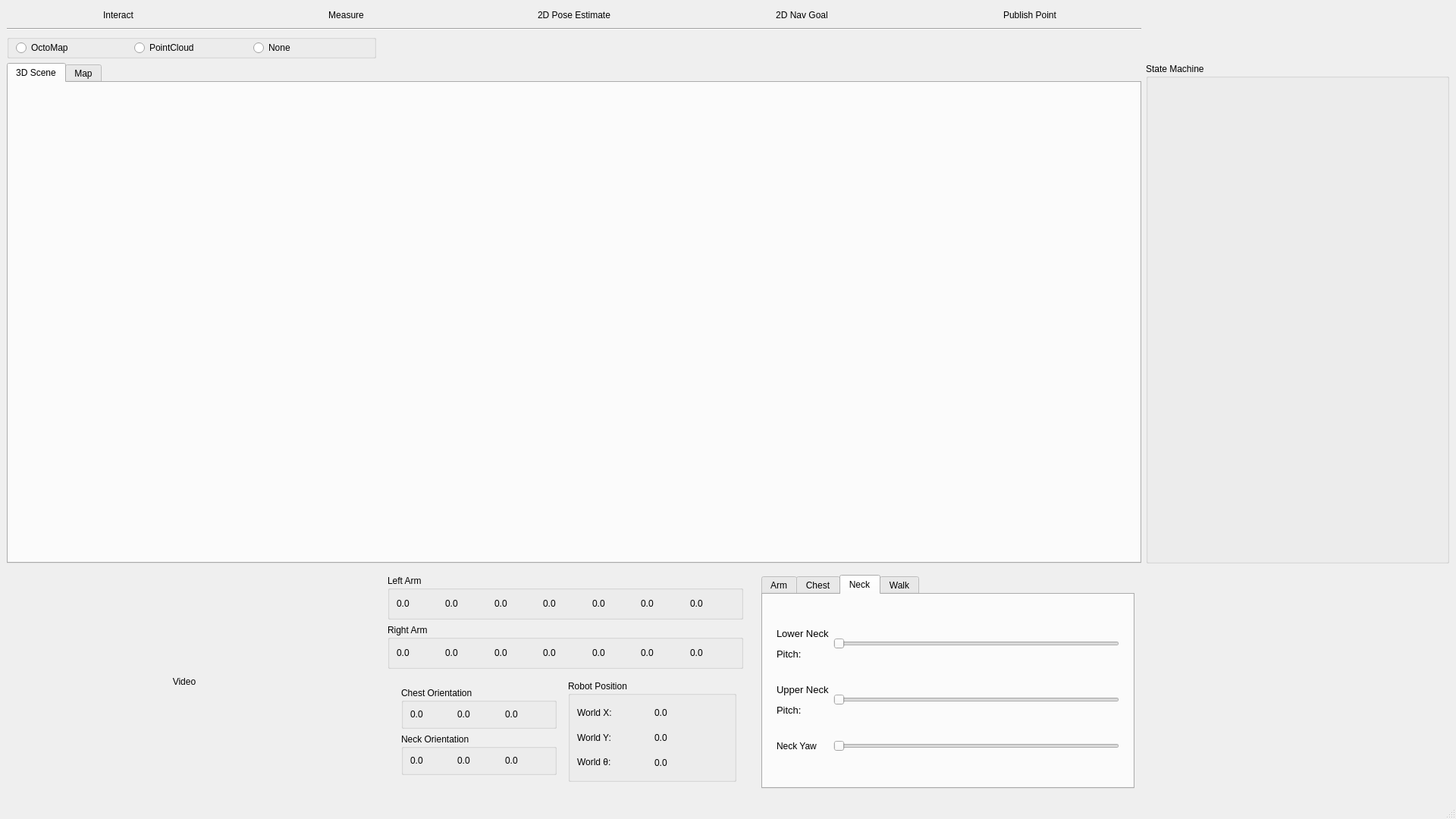
<?xml version="1.0" encoding="UTF-8"?>
<ui version="4.0">
 <class>ValkyrieGUI</class>
 <widget class="QMainWindow" name="ValkyrieGUI">
  <property name="windowModality">
   <enum>Qt::ApplicationModal</enum>
  </property>
  <property name="geometry">
   <rect>
    <x>0</x>
    <y>0</y>
    <width>1920</width>
    <height>1080</height>
   </rect>
  </property>
  <property name="windowTitle">
   <string>MainWindow</string>
  </property>
  <widget class="QWidget" name="centralwidget">
   <layout class="QGridLayout" name="gridLayout">
    <item row="5" column="0">
     <widget class="QWidget" name="gb_livevideo" native="true">
      <property name="minimumSize">
       <size>
        <width>450</width>
        <height>250</height>
       </size>
      </property>
      <layout class="QGridLayout" name="gridLayout_3">
       <item row="1" column="1" rowspan="2" colspan="2">
        <widget class="QWidget" name="widget_2" native="true">
         <property name="maximumSize">
          <size>
           <width>450</width>
           <height>16777215</height>
          </size>
         </property>
         <layout class="QGridLayout" name="livevideo_layout">
          <item row="0" column="0">
           <widget class="QLabel" name="liveVideoLabel">
            <property name="text">
             <string>Video</string>
            </property>
            <property name="alignment">
             <set>Qt::AlignCenter</set>
            </property>
           </widget>
          </item>
         </layout>
        </widget>
       </item>
      </layout>
     </widget>
    </item>
    <item row="1" column="0" colspan="3">
     <widget class="Line" name="line_2">
      <property name="orientation">
       <enum>Qt::Horizontal</enum>
      </property>
     </widget>
    </item>
    <item row="3" column="0">
     <widget class="QGroupBox" name="widgetvisualization">
      <property name="title">
       <string/>
      </property>
      <layout class="QGridLayout" name="gridLayout_10">
       <property name="topMargin">
        <number>0</number>
       </property>
       <property name="bottomMargin">
        <number>0</number>
       </property>
       <item row="0" column="1">
        <widget class="QRadioButton" name="radioBtnPointcloud">
         <property name="text">
          <string>PointCloud</string>
         </property>
         <attribute name="buttonGroup">
          <string notr="true">btnGroupDisplays</string>
         </attribute>
        </widget>
       </item>
       <item row="0" column="2">
        <widget class="QRadioButton" name="radioBtnNone">
         <property name="text">
          <string>None</string>
         </property>
         <attribute name="buttonGroup">
          <string notr="true">btnGroupDisplays</string>
         </attribute>
        </widget>
       </item>
       <item row="0" column="0">
        <widget class="QRadioButton" name="radioBtnOctomap">
         <property name="text">
          <string>OctoMap</string>
         </property>
         <attribute name="buttonGroup">
          <string notr="true">btnGroupDisplays</string>
         </attribute>
        </widget>
       </item>
      </layout>
     </widget>
    </item>
    <item row="0" column="0" colspan="3">
     <layout class="QHBoxLayout" name="horizontalLayout_2">
      <item>
       <widget class="QPushButton" name="btnRvizInteract">
        <property name="text">
         <string>Interact</string>
        </property>
        <property name="flat">
         <bool>true</bool>
        </property>
        <attribute name="buttonGroup">
         <string notr="true">btnGroupRvizTools</string>
        </attribute>
       </widget>
      </item>
      <item>
       <widget class="QPushButton" name="btnRvizMeasure">
        <property name="text">
         <string>Measure</string>
        </property>
        <property name="flat">
         <bool>true</bool>
        </property>
        <attribute name="buttonGroup">
         <string notr="true">btnGroupRvizTools</string>
        </attribute>
       </widget>
      </item>
      <item>
       <widget class="QPushButton" name="btnRvizPoseEstimate">
        <property name="text">
         <string>2D Pose Estimate</string>
        </property>
        <property name="flat">
         <bool>true</bool>
        </property>
        <attribute name="buttonGroup">
         <string notr="true">btnGroupRvizTools</string>
        </attribute>
       </widget>
      </item>
      <item>
       <widget class="QPushButton" name="btnRvizNavGoal">
        <property name="text">
         <string>2D Nav Goal</string>
        </property>
        <property name="flat">
         <bool>true</bool>
        </property>
        <attribute name="buttonGroup">
         <string notr="true">btnGroupRvizTools</string>
        </attribute>
       </widget>
      </item>
      <item>
       <widget class="QPushButton" name="btnRvizPublishPoint">
        <property name="text">
         <string>Publish Point</string>
        </property>
        <property name="flat">
         <bool>true</bool>
        </property>
        <attribute name="buttonGroup">
         <string notr="true">btnGroupRvizTools</string>
        </attribute>
       </widget>
      </item>
     </layout>
    </item>
    <item row="5" column="2">
     <widget class="QWidget" name="gb_keyctrl" native="true">
      <property name="sizePolicy">
       <sizepolicy hsizetype="Expanding" vsizetype="Expanding">
        <horstretch>0</horstretch>
        <verstretch>0</verstretch>
       </sizepolicy>
      </property>
      <property name="maximumSize">
       <size>
        <width>510</width>
        <height>300</height>
       </size>
      </property>
      <layout class="QGridLayout" name="gridLayout_2">
       <item row="0" column="0">
        <widget class="QTabWidget" name="controlTabs">
         <property name="maximumSize">
          <size>
           <width>500</width>
           <height>290</height>
          </size>
         </property>
         <property name="currentIndex">
          <number>2</number>
         </property>
         <widget class="QWidget" name="tabArm">
          <attribute name="title">
           <string>Arm</string>
          </attribute>
          <layout class="QHBoxLayout" name="horizontalLayout_4">
           <item>
            <widget class="QWidget" name="widget1" native="true">
             <layout class="QGridLayout" name="gridLayout_5">
              <property name="horizontalSpacing">
               <number>3</number>
              </property>
              <item row="0" column="3">
               <widget class="QPushButton" name="btnOpenHand">
                <property name="text">
                 <string>Open Hand</string>
                </property>
               </widget>
              </item>
              <item row="2" column="1" colspan="3">
               <widget class="QSlider" name="sliderElbow">
                <property name="orientation">
                 <enum>Qt::Horizontal</enum>
                </property>
               </widget>
              </item>
              <item row="0" column="0" colspan="2">
               <widget class="QWidget" name="btnGrpArmSide" native="true">
                <layout class="QHBoxLayout" name="horizontalLayout_7">
                 <item>
                  <widget class="QRadioButton" name="radioArmSideLeft">
                   <property name="text">
                    <string>Left</string>
                   </property>
                   <attribute name="buttonGroup">
                    <string notr="true">btnGroupArm</string>
                   </attribute>
                  </widget>
                 </item>
                 <item>
                  <widget class="QRadioButton" name="radioArmSideRight">
                   <property name="text">
                    <string>Right</string>
                   </property>
                   <attribute name="buttonGroup">
                    <string notr="true">btnGroupArm</string>
                   </attribute>
                  </widget>
                 </item>
                </layout>
               </widget>
              </item>
              <item row="2" column="0">
               <widget class="QLabel" name="label_18">
                <property name="text">
                 <string>Elbow</string>
                </property>
               </widget>
              </item>
              <item row="0" column="2">
               <widget class="QPushButton" name="btnCloseHand">
                <property name="text">
                 <string>Close Hand</string>
                </property>
               </widget>
              </item>
              <item row="1" column="0" colspan="4">
               <widget class="QToolBox" name="tabArmControl">
                <property name="minimumSize">
                 <size>
                  <width>0</width>
                  <height>0</height>
                 </size>
                </property>
                <property name="baseSize">
                 <size>
                  <width>323</width>
                  <height>112</height>
                 </size>
                </property>
                <property name="layoutDirection">
                 <enum>Qt::LeftToRight</enum>
                </property>
                <property name="autoFillBackground">
                 <bool>false</bool>
                </property>
                <property name="frameShape">
                 <enum>QFrame::StyledPanel</enum>
                </property>
                <property name="frameShadow">
                 <enum>QFrame::Raised</enum>
                </property>
                <widget class="QWidget" name="tabArmControlPage1">
                 <property name="geometry">
                  <rect>
                   <x>0</x>
                   <y>0</y>
                   <width>437</width>
                   <height>117</height>
                  </rect>
                 </property>
                 <attribute name="label">
                  <string>Shoulder</string>
                 </attribute>
                 <layout class="QGridLayout" name="gridLayout_6">
                  <item row="0" column="0">
                   <widget class="QLabel" name="label_14">
                    <property name="text">
                     <string>Shoulder Roll</string>
                    </property>
                   </widget>
                  </item>
                  <item row="0" column="1">
                   <widget class="QSlider" name="sliderShoulderRoll">
                    <property name="maximum">
                     <number>100</number>
                    </property>
                    <property name="orientation">
                     <enum>Qt::Horizontal</enum>
                    </property>
                   </widget>
                  </item>
                  <item row="1" column="0">
                   <widget class="QLabel" name="label_19">
                    <property name="text">
                     <string>Shoulder Pitch</string>
                    </property>
                   </widget>
                  </item>
                  <item row="1" column="1">
                   <widget class="QSlider" name="sliderShoulderPitch">
                    <property name="minimum">
                     <number>0</number>
                    </property>
                    <property name="maximum">
                     <number>100</number>
                    </property>
                    <property name="orientation">
                     <enum>Qt::Horizontal</enum>
                    </property>
                   </widget>
                  </item>
                  <item row="2" column="0">
                   <widget class="QLabel" name="label_20">
                    <property name="text">
                     <string>Shoulder Yaw</string>
                    </property>
                   </widget>
                  </item>
                  <item row="2" column="1">
                   <widget class="QSlider" name="sliderShoulderYaw">
                    <property name="minimum">
                     <number>0</number>
                    </property>
                    <property name="maximum">
                     <number>100</number>
                    </property>
                    <property name="orientation">
                     <enum>Qt::Horizontal</enum>
                    </property>
                   </widget>
                  </item>
                 </layout>
                </widget>
                <widget class="QWidget" name="tabArmControlPage2">
                 <property name="geometry">
                  <rect>
                   <x>0</x>
                   <y>0</y>
                   <width>112</width>
                   <height>117</height>
                  </rect>
                 </property>
                 <attribute name="label">
                  <string>Wrist</string>
                 </attribute>
                 <layout class="QGridLayout" name="gridLayout_8">
                  <item row="0" column="0">
                   <widget class="QLabel" name="label">
                    <property name="text">
                     <string>Wrist Roll</string>
                    </property>
                   </widget>
                  </item>
                  <item row="0" column="1">
                   <widget class="QSlider" name="sliderWristRoll">
                    <property name="orientation">
                     <enum>Qt::Horizontal</enum>
                    </property>
                   </widget>
                  </item>
                  <item row="2" column="0">
                   <widget class="QLabel" name="label_21">
                    <property name="text">
                     <string>Wrist Yaw</string>
                    </property>
                   </widget>
                  </item>
                  <item row="1" column="1">
                   <widget class="QSlider" name="sliderWristPitch">
                    <property name="orientation">
                     <enum>Qt::Horizontal</enum>
                    </property>
                   </widget>
                  </item>
                  <item row="1" column="0">
                   <widget class="QLabel" name="label_2">
                    <property name="text">
                     <string>Wrist Pitch</string>
                    </property>
                   </widget>
                  </item>
                  <item row="2" column="1">
                   <widget class="QSlider" name="sliderWristYaw">
                    <property name="orientation">
                     <enum>Qt::Horizontal</enum>
                    </property>
                   </widget>
                  </item>
                 </layout>
                </widget>
               </widget>
              </item>
             </layout>
            </widget>
           </item>
          </layout>
         </widget>
         <widget class="QWidget" name="tabChest">
          <attribute name="title">
           <string>Chest</string>
          </attribute>
          <layout class="QHBoxLayout" name="horizontalLayout_3">
           <item>
            <widget class="QWidget" name="gridWidget_3" native="true">
             <layout class="QGridLayout" name="gridLayout_9">
              <item row="2" column="1">
               <widget class="QSlider" name="sliderChestYaw">
                <property name="minimum">
                 <number>0</number>
                </property>
                <property name="maximum">
                 <number>100</number>
                </property>
                <property name="orientation">
                 <enum>Qt::Horizontal</enum>
                </property>
               </widget>
              </item>
              <item row="1" column="0">
               <widget class="QLabel" name="label_4">
                <property name="text">
                 <string>Chest Pitch</string>
                </property>
               </widget>
              </item>
              <item row="0" column="0">
               <widget class="QLabel" name="label_15">
                <property name="text">
                 <string>Chest Roll</string>
                </property>
               </widget>
              </item>
              <item row="0" column="1">
               <widget class="QSlider" name="sliderChestRoll">
                <property name="minimum">
                 <number>0</number>
                </property>
                <property name="maximum">
                 <number>100</number>
                </property>
                <property name="orientation">
                 <enum>Qt::Horizontal</enum>
                </property>
               </widget>
              </item>
              <item row="1" column="1">
               <widget class="QSlider" name="sliderChestPitch">
                <property name="minimum">
                 <number>0</number>
                </property>
                <property name="maximum">
                 <number>100</number>
                </property>
                <property name="orientation">
                 <enum>Qt::Horizontal</enum>
                </property>
               </widget>
              </item>
              <item row="2" column="0">
               <widget class="QLabel" name="label_3">
                <property name="text">
                 <string>Chest Yaw</string>
                </property>
               </widget>
              </item>
              <item row="3" column="1">
               <widget class="QPushButton" name="btnChestReset">
                <property name="text">
                 <string>Reset Chest Orientation</string>
                </property>
               </widget>
              </item>
             </layout>
            </widget>
           </item>
          </layout>
         </widget>
         <widget class="QWidget" name="tabNeck">
          <attribute name="title">
           <string>Neck</string>
          </attribute>
          <layout class="QGridLayout" name="gridLayout_12">
           <item row="0" column="1">
            <widget class="QWidget" name="widget111" native="true">
             <layout class="QGridLayout" name="gridLayout_7">
              <item row="1" column="0">
               <widget class="QLabel" name="label_10">
                <property name="text">
                 <string>&lt;html&gt;&lt;head/&gt;&lt;body&gt;&lt;p&gt;&lt;span style=&quot; font-size:10pt;&quot;&gt;Upper Neck&lt;/span&gt;&lt;/p&gt;&lt;p&gt;&lt;span style=&quot; font-size:10pt;&quot;&gt;Pitch:&lt;/span&gt;&lt;/p&gt;&lt;/body&gt;&lt;/html&gt;</string>
                </property>
               </widget>
              </item>
              <item row="1" column="1">
               <widget class="QSlider" name="sliderUpperNeckPitch">
                <property name="minimum">
                 <number>0</number>
                </property>
                <property name="maximum">
                 <number>100</number>
                </property>
                <property name="orientation">
                 <enum>Qt::Horizontal</enum>
                </property>
               </widget>
              </item>
              <item row="2" column="0">
               <widget class="QLabel" name="label_5">
                <property name="text">
                 <string>Neck Yaw</string>
                </property>
               </widget>
              </item>
              <item row="2" column="1">
               <widget class="QSlider" name="sliderNeckYaw">
                <property name="minimum">
                 <number>0</number>
                </property>
                <property name="maximum">
                 <number>100</number>
                </property>
                <property name="orientation">
                 <enum>Qt::Horizontal</enum>
                </property>
               </widget>
              </item>
              <item row="0" column="1">
               <widget class="QSlider" name="sliderLowerNeckPitch">
                <property name="minimum">
                 <number>0</number>
                </property>
                <property name="maximum">
                 <number>100</number>
                </property>
                <property name="orientation">
                 <enum>Qt::Horizontal</enum>
                </property>
               </widget>
              </item>
              <item row="0" column="0">
               <widget class="QLabel" name="label_16">
                <property name="text">
                 <string>&lt;html&gt;&lt;head/&gt;&lt;body&gt;&lt;p&gt;&lt;span style=&quot; font-size:10pt;&quot;&gt;Lower Neck&lt;/span&gt;&lt;/p&gt;&lt;p&gt;&lt;span style=&quot; font-size:10pt;&quot;&gt;Pitch:&lt;/span&gt;&lt;/p&gt;&lt;/body&gt;&lt;/html&gt;</string>
                </property>
               </widget>
              </item>
             </layout>
            </widget>
           </item>
          </layout>
         </widget>
         <widget class="QWidget" name="tabWalk">
          <attribute name="title">
           <string>Walk</string>
          </attribute>
          <layout class="QHBoxLayout" name="horizontalLayout_6">
           <item>
            <widget class="QWidget" name="widget_5" native="true">
             <layout class="QGridLayout" name="gridLayout_14">
              <item row="0" column="0">
               <widget class="QLabel" name="label_13">
                <property name="text">
                 <string>No. of steps:</string>
                </property>
               </widget>
              </item>
              <item row="0" column="1">
               <widget class="QLineEdit" name="lineEditNumSteps">
                <property name="inputMethodHints">
                 <set>Qt::ImhDigitsOnly</set>
                </property>
               </widget>
              </item>
              <item row="2" column="0">
               <widget class="QLabel" name="label_17">
                <property name="text">
                 <string>&lt;html&gt;&lt;head/&gt;&lt;body&gt;&lt;p&gt;&lt;span style=&quot; font-size:10pt;&quot;&gt;Lateral Distance&lt;br/&gt;(y-offset)&lt;/span&gt;&lt;/p&gt;&lt;/body&gt;&lt;/html&gt;</string>
                </property>
               </widget>
              </item>
              <item row="1" column="0">
               <widget class="QLabel" name="label_12">
                <property name="text">
                 <string>&lt;!DOCTYPE HTML PUBLIC &quot;-//W3C//DTD HTML 4.0//EN&quot; &quot;http://www.w3.org/TR/REC-html40/strict.dtd&quot;&gt;
&lt;html&gt;&lt;head&gt;&lt;meta name=&quot;qrichtext&quot; content=&quot;1&quot; /&gt;&lt;style type=&quot;text/css&quot;&gt;
p, li { white-space: pre-wrap; }
&lt;/style&gt;&lt;/head&gt;&lt;body style=&quot; font-family:'Sans'; font-size:9pt; font-weight:400; font-style:normal;&quot;&gt;
&lt;p style=&quot; margin-top:12px; margin-bottom:12px; margin-left:0px; margin-right:0px; -qt-block-indent:0; text-indent:0px;&quot;&gt;&lt;span style=&quot; font-family:'Ubuntu'; font-size:10pt;&quot;&gt;Stride Length&lt;br /&gt;(x-offest)&lt;/span&gt;&lt;/p&gt;&lt;/body&gt;&lt;/html&gt;</string>
                </property>
               </widget>
              </item>
              <item row="3" column="0">
               <widget class="QLabel" name="label_22">
                <property name="text">
                 <string>Starting foot:</string>
                </property>
               </widget>
              </item>
              <item row="1" column="1">
               <widget class="QLineEdit" name="lineEditXOffset">
                <property name="inputMethodHints">
                 <set>Qt::ImhDigitsOnly</set>
                </property>
               </widget>
              </item>
              <item row="2" column="1">
               <widget class="QLineEdit" name="lineEditYOffset">
                <property name="inputMethodHints">
                 <set>Qt::ImhDigitsOnly</set>
                </property>
               </widget>
              </item>
              <item row="4" column="0" colspan="2">
               <widget class="QPushButton" name="btnWalk">
                <property name="text">
                 <string>Walk steps</string>
                </property>
               </widget>
              </item>
              <item row="3" column="1">
               <widget class="QWidget" name="btnGroupWalkFoot" native="true">
                <layout class="QHBoxLayout" name="horizontalLayout_8">
                 <item>
                  <widget class="QRadioButton" name="radioLeftFoot">
                   <property name="text">
                    <string>Left</string>
                   </property>
                   <attribute name="buttonGroup">
                    <string notr="true">btnGroupFeet</string>
                   </attribute>
                  </widget>
                 </item>
                 <item>
                  <widget class="QRadioButton" name="radioRightFoot">
                   <property name="text">
                    <string>Right</string>
                   </property>
                   <attribute name="buttonGroup">
                    <string notr="true">btnGroupFeet</string>
                   </attribute>
                  </widget>
                 </item>
                </layout>
               </widget>
              </item>
             </layout>
            </widget>
           </item>
           <item>
            <widget class="QWidget" name="widget_41" native="true">
             <layout class="QGridLayout" name="gridLayout_11">
              <item row="1" column="2">
               <widget class="QSlider" name="sliderPelvisHeight">
                <property name="orientation">
                 <enum>Qt::Vertical</enum>
                </property>
                <property name="tickPosition">
                 <enum>QSlider::TicksBelow</enum>
                </property>
                <property name="tickInterval">
                 <number>10</number>
                </property>
               </widget>
              </item>
              <item row="0" column="0" colspan="4">
               <widget class="QLabel" name="label_11">
                <property name="text">
                 <string>Pelvis Height</string>
                </property>
                <property name="alignment">
                 <set>Qt::AlignCenter</set>
                </property>
               </widget>
              </item>
             </layout>
            </widget>
           </item>
          </layout>
         </widget>
        </widget>
       </item>
      </layout>
     </widget>
    </item>
    <item row="4" column="3">
     <widget class="QGroupBox" name="groupBox">
      <property name="maximumSize">
       <size>
        <width>400</width>
        <height>16777215</height>
       </size>
      </property>
      <property name="title">
       <string>State Machine</string>
      </property>
      <layout class="QHBoxLayout" name="horizontalLayout_9"/>
     </widget>
    </item>
    <item row="4" column="0" colspan="3">
     <widget class="QTabWidget" name="tab_display">
      <property name="currentIndex">
       <number>0</number>
      </property>
      <widget class="QWidget" name="tab_3dscene">
       <attribute name="title">
        <string>3D Scene</string>
       </attribute>
       <layout class="QVBoxLayout" name="verticalLayout">
        <item>
         <layout class="QHBoxLayout" name="display3d_layout"/>
        </item>
       </layout>
      </widget>
      <widget class="QWidget" name="tab_map">
       <attribute name="title">
        <string>Map</string>
       </attribute>
       <layout class="QHBoxLayout" name="horizontalLayout">
        <item>
         <layout class="QGridLayout" name="map_layout"/>
        </item>
       </layout>
      </widget>
     </widget>
    </item>
    <item row="5" column="1">
     <widget class="QFrame" name="frameRobotState">
      <property name="maximumSize">
       <size>
        <width>16777215</width>
        <height>300</height>
       </size>
      </property>
      <layout class="QVBoxLayout" name="verticalLayout_2">
       <item>
        <widget class="QGroupBox" name="groupBox_5">
         <property name="title">
          <string>Left Arm</string>
         </property>
         <layout class="QHBoxLayout" name="horizontalLayout_12">
          <item>
           <widget class="QLabel" name="lblLeftShoulderPitch">
            <property name="text">
             <string>0.0</string>
            </property>
           </widget>
          </item>
          <item>
           <widget class="QLabel" name="lblLeftShoulderRoll">
            <property name="text">
             <string>0.0</string>
            </property>
           </widget>
          </item>
          <item>
           <widget class="QLabel" name="lblLeftShoulderYaw">
            <property name="text">
             <string>0.0</string>
            </property>
           </widget>
          </item>
          <item>
           <widget class="QLabel" name="lblLeftElbowPitch">
            <property name="text">
             <string>0.0</string>
            </property>
           </widget>
          </item>
          <item>
           <widget class="QLabel" name="lblLeftForearmYaw">
            <property name="text">
             <string>0.0</string>
            </property>
           </widget>
          </item>
          <item>
           <widget class="QLabel" name="lblLeftWristRoll">
            <property name="text">
             <string>0.0</string>
            </property>
           </widget>
          </item>
          <item>
           <widget class="QLabel" name="lblLeftWristPitch">
            <property name="text">
             <string>0.0</string>
            </property>
           </widget>
          </item>
         </layout>
        </widget>
       </item>
       <item>
        <widget class="QGroupBox" name="groupBox_7">
         <property name="title">
          <string>Right Arm</string>
         </property>
         <layout class="QHBoxLayout" name="horizontalLayout_14">
          <item>
           <widget class="QLabel" name="lblRightShoulderPitch">
            <property name="text">
             <string>0.0</string>
            </property>
           </widget>
          </item>
          <item>
           <widget class="QLabel" name="lblRightShoulderRoll">
            <property name="text">
             <string>0.0</string>
            </property>
           </widget>
          </item>
          <item>
           <widget class="QLabel" name="lblRightShoulderYaw">
            <property name="text">
             <string>0.0</string>
            </property>
           </widget>
          </item>
          <item>
           <widget class="QLabel" name="lblRightElbowPitch">
            <property name="text">
             <string>0.0</string>
            </property>
           </widget>
          </item>
          <item>
           <widget class="QLabel" name="lblRightForearmYaw">
            <property name="text">
             <string>0.0</string>
            </property>
           </widget>
          </item>
          <item>
           <widget class="QLabel" name="lblRightWristRoll">
            <property name="text">
             <string>0.0</string>
            </property>
           </widget>
          </item>
          <item>
           <widget class="QLabel" name="lblRightWristPitch">
            <property name="text">
             <string>0.0</string>
            </property>
           </widget>
          </item>
         </layout>
        </widget>
       </item>
       <item>
        <widget class="QWidget" name="widget_8" native="true">
         <layout class="QGridLayout" name="gridLayout_4">
          <item row="0" column="0">
           <widget class="QWidget" name="widget_4" native="true">
            <layout class="QVBoxLayout" name="verticalLayout_3">
             <item>
              <widget class="QGroupBox" name="groupBox_6">
               <property name="title">
                <string>Chest Orientation</string>
               </property>
               <layout class="QHBoxLayout" name="horizontalLayout_13">
                <item>
                 <widget class="QLabel" name="lblChestRoll">
                  <property name="text">
                   <string>0.0</string>
                  </property>
                 </widget>
                </item>
                <item>
                 <widget class="QLabel" name="lblChestPitch">
                  <property name="text">
                   <string>0.0</string>
                  </property>
                 </widget>
                </item>
                <item>
                 <widget class="QLabel" name="lblChestYaw">
                  <property name="text">
                   <string>0.0</string>
                  </property>
                 </widget>
                </item>
               </layout>
              </widget>
             </item>
             <item>
              <widget class="QGroupBox" name="groupBox_3">
               <property name="title">
                <string>Neck Orientation</string>
               </property>
               <layout class="QHBoxLayout" name="horizontalLayout_10">
                <item>
                 <widget class="QLabel" name="lblLowerNeckPitch">
                  <property name="text">
                   <string>0.0</string>
                  </property>
                 </widget>
                </item>
                <item>
                 <widget class="QLabel" name="lblNeckYaw">
                  <property name="text">
                   <string>0.0</string>
                  </property>
                 </widget>
                </item>
                <item>
                 <widget class="QLabel" name="lblNeckUpperPitch">
                  <property name="text">
                   <string>0.0</string>
                  </property>
                 </widget>
                </item>
               </layout>
              </widget>
             </item>
            </layout>
           </widget>
          </item>
          <item row="0" column="1">
           <widget class="QGroupBox" name="groupBox_4">
            <property name="title">
             <string>Robot Position</string>
            </property>
            <layout class="QGridLayout" name="gridLayout_13">
             <item row="0" column="0">
              <widget class="QLabel" name="label_7">
               <property name="text">
                <string>World X:</string>
               </property>
              </widget>
             </item>
             <item row="0" column="1">
              <widget class="QLabel" name="lblRobotPositionX">
               <property name="text">
                <string>0.0</string>
               </property>
              </widget>
             </item>
             <item row="1" column="0">
              <widget class="QLabel" name="label_6">
               <property name="text">
                <string>World Y:</string>
               </property>
              </widget>
             </item>
             <item row="1" column="1">
              <widget class="QLabel" name="lblRobotPositionY">
               <property name="text">
                <string>0.0</string>
               </property>
              </widget>
             </item>
             <item row="2" column="0">
              <widget class="QLabel" name="label_8">
               <property name="text">
                <string>&lt;html&gt;&lt;head/&gt;&lt;body&gt;&lt;p&gt;World &amp;#952;:&lt;/p&gt;&lt;/body&gt;&lt;/html&gt;</string>
               </property>
              </widget>
             </item>
             <item row="2" column="1">
              <widget class="QLabel" name="lblRobotPositionTheta">
               <property name="text">
                <string>0.0</string>
               </property>
              </widget>
             </item>
            </layout>
           </widget>
          </item>
         </layout>
        </widget>
       </item>
      </layout>
     </widget>
    </item>
   </layout>
  </widget>
  <widget class="QMenuBar" name="menubar">
   <property name="geometry">
    <rect>
     <x>0</x>
     <y>0</y>
     <width>1920</width>
     <height>25</height>
    </rect>
   </property>
  </widget>
  <widget class="QStatusBar" name="statusbar"/>
 </widget>
 <resources/>
 <connections/>
 <buttongroups>
  <buttongroup name="btnGroupFeet"/>
  <buttongroup name="btnGroupDisplays"/>
  <buttongroup name="btnGroupRvizTools"/>
  <buttongroup name="btnGroupArm"/>
 </buttongroups>
</ui>
